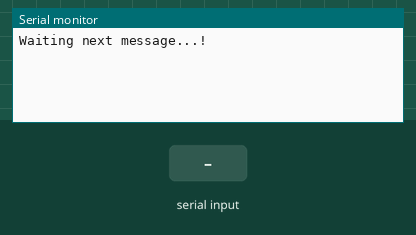
Simulated run of this sketch. Board: Arduino Uno, built with avr-gcc and run on an emulated ATmega328P. Parts: the last lines printed to the serial monitor. Inputs (shaded band) come from the test bench.

Above: at 1.2 s.
1.3 s: "1\n" received over Serial
At 3.1 s:
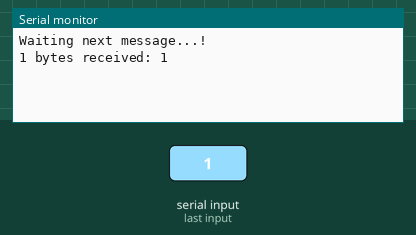
3.8 s: "0\n" received over Serial
At 5.1 s:
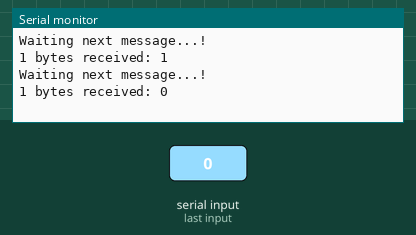
5.3 s: "2\n" received over Serial
6.8 s: "1\n" received over Serial
At 7.6 s:
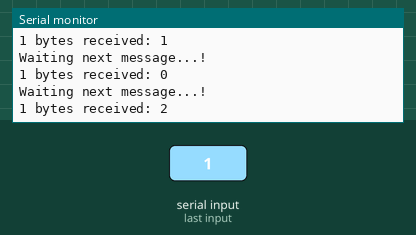
Timing chart, 0 to 9.8 s (numbered marks = the images above; inputs shaded):
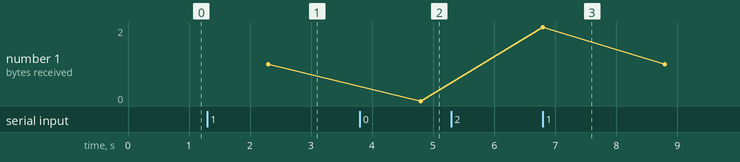

The sketch:

basicArduinoCOM.ino
```cpp
String buffer;
bool readSuccess;

void setup()
{
  Serial.begin(115200);
}
void loop()
{
  Serial.println("Waiting next message...!");
  buffer = Serial.readString();
  readSuccess = buffer.length() > 0;
  while (Serial.available() <= 0 && !readSuccess)
  {
    buffer = Serial.readString();
    readSuccess = buffer.length() > 0;
  }
  // say what you got:
  buffer.remove(buffer.indexOf('\n'));
  Serial.print(buffer.length());
  Serial.print(" bytes received: ");
  Serial.println(buffer);
  delay(1000);
}
```

Measured:
- after the input at 1.3 s, the serial monitor: prints a new line after 1.0 s (image 1)
- after the input at 3.8 s, the serial monitor: prints a new line after 1.0 s (image 2)
- plotted number 1: 1 → 0 after the input at 3.8 s, 0 → 2 after the input at 5.3 s
